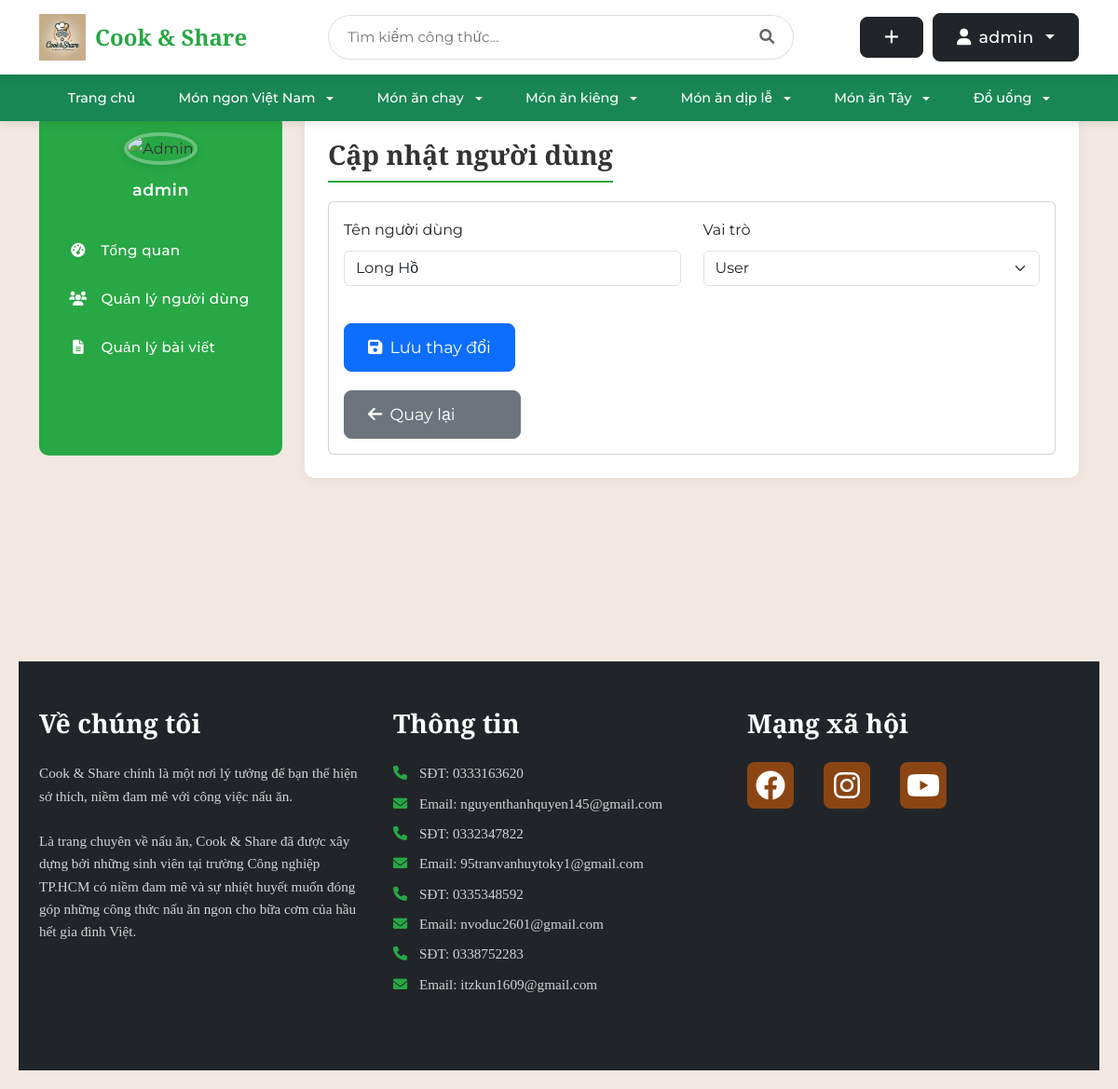
The app's page /admin/users/3/update (signed in) with its own data.
### tables this page shows
CREATE TABLE user (
    id INTEGER PRIMARY KEY AUTOINCREMENT,
    username TEXT UNIQUE NOT NULL,
    password TEXT NOT NULL,
    email TEXT UNIQUE NOT NULL,
    created TIMESTAMP NOT NULL DEFAULT CURRENT_TIMESTAMP,
    avatar_path TEXT,
    role TEXT NOT NULL DEFAULT 'user',
    is_blocked BOOLEAN NOT NULL DEFAULT 0,
    gender TEXT,
    birthdate DATE,
    phone TEXT
);

### share_recipe/admin.py (the view, shortened to what this page needs)
@bp.route('/users/<int:id>/update', methods=('GET', 'POST'))
@login_required
def update_user(id):
    if g.user['role'] != 'admin':
        return redirect(url_for('index'))
    user = get_user_by_id(id)
    if not user:
        abort(404)
    return render_template('admin/update_user.html', user=user)

### share_recipe/templates/admin/update_user.html (shortened to what this page needs)
{% extends 'admin/base_admin.html' %}
{% block admin_title %}Cập nhật người dùng{% endblock %}
{% block admin_content %}
<div class="card">
    <div class="card-body">
        <form method="POST">
            <div class="row">
                <div class="col-md-6">
                    <div class="mb-3">
                        <label for="username" class="form-label">Tên người dùng</label>
                        <input type="text" class="form-control" name="username" id="username"
                            value="{{ user['username'] }}" required>
                    </div>
                </div>
                <div class="col-md-6">
                    <div class="mb-3">
                        <label for="role" class="form-label">Vai trò</label>
                        <select class="form-select" name="role" id="role">
                            <option value="user" {% if user['role']=='user' %}selected{% endif %}>User</option>
                        </select>
                    </div>
                </div>
            </div>
            <div class="mt-4">
                <div style="padding-bottom: 20px;">
                    <button type="submit" class="btn btn-primary">
                        <i class="fas fa-save"></i> Lưu thay đổi
                    </button>
                </div>
                <a href="{{ url_for('admin.users') }}" class="btn btn-secondary" style="width: 190px;">
                    <i class="fas fa-arrow-left"></i> Quay lại
                </a>
            </div>
        </form>
    </div>
</div>
{% endblock %}

### share_recipe/templates/admin/base_admin.html (shortened to what this page needs)
{% extends 'base.html' %}
{% block content %}
<div class="admin-layout">
    <div class="container">
        <div class="row">
            <div class="col-md-3 mb-4">
                <div class="sidebar">
                    <div class="text-center mb-4">
                        {% if g.user['avatar_path'] %}
                            <img src="{{ url_for('static', filename=g.user['avatar_path']) }}" alt="Admin" class="admin-avatar">
                        {% else %}
                            <img src="{{ url_for('static', filename='uploads/default-avatar.png') }}" alt="Admin" class="admin-avatar">
                        {% endif %}
                        <div class="admin-name">{{ g.user['username'] }}</div>
                    </div>
                    <ul class="nav flex-column">
                        <li class="nav-item">
                            <a class="nav-link {% if request.endpoint == 'admin.dashboard' %}active{% endif %}" href="{{ url_for('admin.dashboard') }}">
                                <i class="fas fa-tachometer-alt"></i> Tổng quan
                            </a>
                        </li>
                        <li class="nav-item">
                            <a class="nav-link {% if request.endpoint == 'admin.users' %}active{% endif %}" href="{{ url_for('admin.users') }}">
                                <i class="fas fa-users"></i> Quản lý người dùng
                            </a>
                        </li>
                        <li class="nav-item">
                            <a class="nav-link {% if request.endpoint == 'admin.posts' %}active{% endif %}" href="{{ url_for('admin.posts') }}">
                                <i class="fas fa-file-alt"></i> Quản lý bài viết
                            </a>
                        </li>
                    </ul>
                </div>
            </div>
            <div class="col-md-9">
                <div class="content-wrapper">
                    <div class="d-flex justify-content-between flex-wrap flex-md-nowrap align-items-center">
                        <h1 class="content-title">{% block admin_title %}{% endblock %}</h1>
                    </div>
                    {% block admin_content %}{% endblock %}
                </div>
            </div>
        </div>
    </div>
</div>
{% endblock %}

### share_recipe/templates/base.html (shortened to what this page needs)
<!DOCTYPE html>
<html>
<head>
    <link rel="stylesheet" href="https://cdn.jsdelivr.net/npm/bootstrap@5.3.0/dist/css/bootstrap.min.css">
    <link rel="stylesheet" href="https://cdnjs.cloudflare.com/ajax/libs/font-awesome/6.0.0/css/all.min.css">
    {% block head %}
    <link rel="stylesheet" href="{{ url_for('static', filename='base.css') }}">
    <link rel="stylesheet" href="{{ url_for('static', filename='login.css') }}">
    <link rel="stylesheet" href="{{ url_for('static', filename='register.css') }}">
    <link rel="stylesheet" href="{{ url_for('static', filename='index.css') }}">
    <link rel="stylesheet" href="{{ url_for('static', filename='detail.css') }}">
    {% endblock %}
</head>
<body>
    <nav class="navbar navbar-expand-lg">
        <div class="container">
            <a class="navbar-brand" href="{{ url_for('blog.index') }}">
                <img src="{{ url_for('static', filename='uploads/logo/Logo_home.webp') }}" alt="Cook & Share" style="height: 50px;">
                <span class="brand-text">Cook & Share</span>
            </a>
            <div class="search-container">
                <form action="{{ url_for('blog.search') }}" method="get" class="search-box">
                    <input type="text" name="q" class="search-input" placeholder="Tìm kiếm công thức..." value="{{ request.args.get('q', '') }}">
                    <button type="submit" class="search-button">
                        <i class="fas fa-search"></i>
                    </button>
                </form>
            </div>
            <div class="user-actions">
                {% if g.user %}
                    <a href="{{ url_for('blog.create') }}" class="btn btn-dark btn-custom" title="Tạo công thức mới">
                        <i class="fas fa-plus"></i>
                    </a>
                    <div class="dropdown">
                        <button class="btn btn-dark btn-custom dropdown-toggle" type="button" id="userDropdown" data-bs-toggle="dropdown" aria-expanded="false">
                            {% if g.user.avatar_path %}
                                <img src="{{ url_for('static', filename=g.user.avatar_path) }}" class="user-avatar" alt="Avatar">
                            {% else %}
                                <i class="fas fa-user"></i>
                            {% endif %}
                            {{ g.user['username'] }}
                        </button>
                    </div>
                {% endif %}
            </div>
        </div>
    </nav>
    <nav class="navbar navbar-expand-lg bg-success">
        <div class="container">
            <div class="collapse navbar-collapse justify-content-center" id="categoryNav">
                <ul class="navbar-nav">
                    <li class="nav-item">
                        <a class="nav-link text-white" href="{{ url_for('blog.index') }}">Trang chủ</a>
                    </li>
                    <li class="nav-item dropdown">
                        <a class="nav-link text-white dropdown-toggle" href="#" role="button" data-bs-toggle="dropdown" aria-expanded="false">
                            Món ngon Việt Nam
                        </a>
                    </li>
                    <li class="nav-item dropdown">
                        <a class="nav-link text-white dropdown-toggle" href="#" role="button" data-bs-toggle="dropdown" aria-expanded="false">
                            Món ăn chay
                        </a>
                    </li>
                    <li class="nav-item dropdown">
                        <a class="nav-link text-white dropdown-toggle" href="#" role="button" data-bs-toggle="dropdown" aria-expanded="false">
                            Món ăn kiêng
                        </a>
                    </li>
                    <li class="nav-item dropdown">
                        <a class="nav-link text-white dropdown-toggle" href="#" role="button" data-bs-toggle="dropdown" aria-expanded="false">
                            Món ăn dịp lễ
                        </a>
                    </li>
                    <li class="nav-item dropdown">
                        <a class="nav-link text-white dropdown-toggle" href="#" role="button" data-bs-toggle="dropdown" aria-expanded="false">
                            Món ăn Tây
                        </a>
                    </li>
                    <li class="nav-item dropdown">
                        <a class="nav-link text-white dropdown-toggle" href="#" role="button" data-bs-toggle="dropdown" aria-expanded="false">
                            Đồ uống
                        </a>
                    </li>
                </ul>
            </div>
        </div>
    </nav>
    <div class="main-container">
        <div class="content">
            {% block content %}{% endblock %}
        </div>
    </div>
    <footer class="footer bg-dark text-white py-5">
        <div class="container">
            <div class="row">
                <div class="col-md-4 mb-4">
                    <h2 class="footer-heading mb-4">Về chúng tôi</h2>
                    <p>Cook & Share chính là một nơi lý tưởng để bạn thể hiện sở thích, niềm đam mê với công việc nấu ăn.</p>
                    <p>Là trang chuyên về nấu ăn, Cook & Share đã được xây dựng bởi những sinh viên tại trường Công nghiệp TP.HCM có niềm đam mê và sự nhiệt huyết muốn đóng góp những công thức nấu ăn ngon cho bữa cơm của hầu hết gia đình Việt.</p>
                </div>
                <div class="col-md-4 mb-4">
                    <h2 class="footer-heading mb-4">Thông tin</h2>
                    <div class="contact-info">
                        <p><i class="fas fa-phone me-2"></i>SĐT: 0333163620</p>
                        <p><i class="fas fa-envelope me-2"></i>Email: nguyenthanhquyen145@gmail.com</p>
                        <p><i class="fas fa-phone me-2"></i>SĐT: 0332347822</p>
                        <p><i class="fas fa-envelope me-2"></i>Email: 95tranvanhuytoky1@gmail.com</p>
                        <p><i class="fas fa-phone me-2"></i>SĐT: 0335348592</p>
                        <p><i class="fas fa-envelope me-2"></i>Email: nvoduc2601@gmail.com</p>
                        <p><i class="fas fa-phone me-2"></i>SĐT: 0338752283</p>
                        <p><i class="fas fa-envelope me-2"></i>Email: itzkun1609@gmail.com</p>
                    </div>
                </div>
                <div class="col-md-4 mb-4">
                    <h2 class="footer-heading mb-4">Mạng xã hội</h2>
                    <div class="social-links">
                        <a href="https://web.facebook.com/thah.wuyen/" class="social-link me-3">
                            <i class="fab fa-facebook fa-2x"></i>
                        </a>
                        <a href="https://www.instagram.com/_thah.wuyen_js/" class="social-link me-3">
                            <i class="fab fa-instagram fa-2x"></i>
                        </a>
                        <a href="https://www.youtube.com/@silverbullets8727" class="social-link">
                            <i class="fab fa-youtube fa-2x"></i>
                        </a>
                    </div>
                </div>
            </div>
        </div>
    </footer>
</body>
</html>

### records on screen
user: user.username "admin"
user: username "Long Hồ", role "User"
